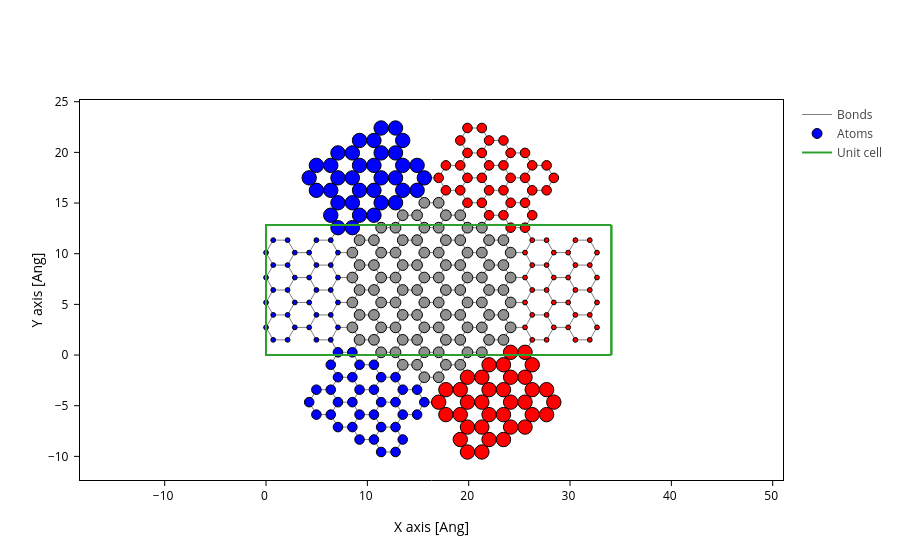

Notebook code cell kept with this figure:
### Markdown cell above
**Workflow: Nanoribbon**
1. Create electrode: `build_electrode(w, l)`
    * width : number of atoms in *y* (image: 9)
    * length : how many *armchair* in *x* (image: 2)
2. Create center region: `build_nanoribbon(electrode, c)`
    * `electrode`: sisl object
    * center size : how many `electrodes` to use for center region.
    * automatically adds the left/right electrodes

<img src="ribbon_creation.png" width="800">



**Workflow: Reduced device** `build_reduced_device()`

3. Change `electrode` atoms
    * left and right has different atoms
4. Copy structure, rotate around center and add to final structure
    * Repeat 3 times for angles : $\{0^\circ,\ \pm 60^\circ\}$ 

<img src="add_arms.png" width="800">

5. Remove atoms overlapping
    * If atoms has same position (tolerance: $0.1$ Å)
6. Save atom indecies for electrodes (left: N, right: O)
7. Change all atoms to C

### Code cell
from utils import build_electrode, build_nanoribbon, build_reduced_device
from utils.plots import mark_electrode
width = 9
length = 2
center_size = 2
electrode = build_electrode(width, length)
ribbon = build_nanoribbon(electrode, center_size)
device, lr_indices = build_reduced_device(ribbon, 
                                           electrode, 
                                           repeat=3 # how many angles to use: 0, -60, +60
                                           )
atoms_style = mark_electrode(lr_indices)
device.plot(axes="xy", atoms_style=atoms_style)

### Figure 1 — Plotly figure (JSON) as saved in the notebook; plotly's stock layout.template omitted (floating-point values rounded to 4 significant figures; data arrays with more than 128 entries replaced by an {"elided": "..."} marker saying what was removed)
{"data": [{"line": {"color": "gray", "width": 1}, "meta": {}, "mode": "lines", "name": "Bonds", "opacity": 1, "type": "scatter", "x": {"elided": "9198 float values"}, "y": {"elided": "9198 float values"}}, {"marker": {"color": {"elided": "312 str values"}, "line": {"color": "black", "width": 1}, "opacity": 1, "size": {"elided": "312 float values"}}, "meta": {}, "mode": "markers", "name": "Atoms", "opacity": 1, "type": "scatter", "x": {"elided": "312 float values"}, "y": {"elided": "312 float values"}}, {"meta": {}, "mode": "lines", "name": "Unit cell", "type": "scatter", "x": [0.0, 0.0, 34.08, 34.08, 0.0, 0.0, NaN, 0.0, 0.0, 0.0, 34.08, 34.08, 0.0, NaN, 34.08, 34.08, NaN, 34.08, 34.08], "y": [0.0, 12.84, 12.84, 12.84, 12.84, 12.84, NaN, 12.84, 0.0, 0.0, 0.0, 0.0, 0.0, NaN, 12.84, 0.0, NaN, 12.84, 0.0]}], "layout": {"scene": {"aspectmode": "data", "xaxis": {"title": {"text": "X axis [Ang]"}}, "yaxis": {"title": {"text": "Y axis [Ang]"}}}, "xaxis": {"scaleanchor": "y", "scaleratio": 1, "title": {"text": "X axis [Ang]"}}, "yaxis": {"title": {"text": "Y axis [Ang]"}}}}
